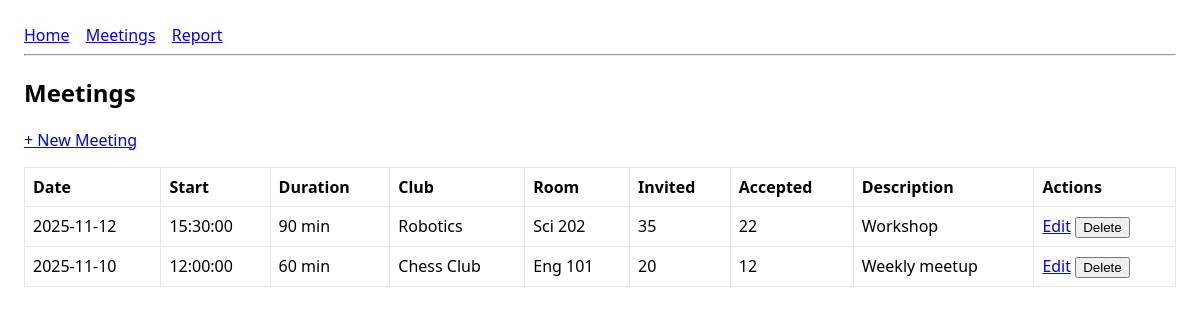
Page /meetings on the committed database.
### models.py (models this page shows)
class Meeting(db.Model):
    __tablename__ = "meetings"
    meeting_id = db.Column(db.Integer, primary_key=True)
    date = db.Column(db.Date, nullable=False)
    start_time = db.Column(db.Time, nullable=False)
    duration_minutes = db.Column(db.Integer, nullable=False)
    description = db.Column(db.String(255))
    club_id = db.Column(db.Integer, db.ForeignKey("clubs.club_id"), nullable=False)
    room_id = db.Column(db.Integer, db.ForeignKey("rooms.room_id"), nullable=False)
    invited_count = db.Column(db.Integer, default=0)
    accepted_count = db.Column(db.Integer, default=0)
    club = db.relationship("Club")
    room = db.relationship("Room")

class Club(db.Model):
    __tablename__ = "clubs"
    club_id = db.Column(db.Integer, primary_key=True)
    name = db.Column(db.String(120), unique=True, nullable=False)

class Room(db.Model):
    __tablename__ = "rooms"
    room_id = db.Column(db.Integer, primary_key=True)
    building = db.Column(db.String(120), nullable=False)
    number = db.Column(db.String(40), nullable=False)
    max_capacity = db.Column(db.Integer)

### app.py (the view)
@app.route("/meetings")
def meetings_list():
    rows = Meeting.query.order_by(Meeting.date.desc(), Meeting.start_time.desc()).all()
    return render_template("meetings_list.html", rows=rows)

### templates/meetings_list.html
{% extends "base.html" %}
{% block content %}
  <h2>Meetings</h2>
  <p><a href="/meetings/new">+ New Meeting</a></p>
  <table>
    <thead>
      <tr>
        <th>Date</th><th>Start</th><th>Duration</th><th>Club</th><th>Room</th>
        <th>Invited</th><th>Accepted</th><th>Description</th><th>Actions</th>
      </tr>
    </thead>
    <tbody>
      {% for m in rows %}
      <tr>
        <td>{{ m.date }}</td>
        <td>{{ m.start_time }}</td>
        <td>{{ m.duration_minutes }} min</td>
        <td>{{ m.club.name }}</td>
        <td>{{ m.room.building }} {{ m.room.number }}</td>
        <td>{{ m.invited_count }}</td>
        <td>{{ m.accepted_count }}</td>
        <td>{{ m.description or "" }}</td>
        <td>
          <a href="/meetings/{{ m.meeting_id }}/edit">Edit</a>
          <form class="inline" method="post" action="/meetings/{{ m.meeting_id }}/delete"
                onsubmit="return confirm('Delete this meeting?')">
            <button type="submit">Delete</button>
          </form>
        </td>
      </tr>
      {% endfor %}
    </tbody>
  </table>
{% endblock %}

### templates/base.html (shortened to what this page needs)
<!doctype html>
<html lang="en">
<head>
</head>
<body>
  <header>
    <a href="/">Home</a>
    <a href="/meetings">Meetings</a>
    <a href="/report">Report</a>
  </header>
  <hr>
  {% block content %}{% endblock %}
</body>
</html>

### templates/base.html (style rules this page uses)
body { font-family: system-ui, -apple-system, Segoe UI, Roboto, Arial; margin: 24px; }
header a { margin-right: 12px; }
table { border-collapse: collapse; width: 100%; margin-top: 12px; }
th, td { border: 1px solid #e5e7eb; padding: 8px; text-align: left; }
form.inline { display: inline; }

### rows in the picture
Meeting: date "2025-11-12", start_time "15:30:00", duration_minutes "90", club.name "Robotics", room.building "Sci", room.number "202", invited_count "35", accepted_count "22", description "Workshop"
Meeting: date "2025-11-10", start_time "12:00:00", duration_minutes "60", club.name "Chess Club", room.building "Eng", room.number "101", invited_count "20", accepted_count "12", description "Weekly meetup"
